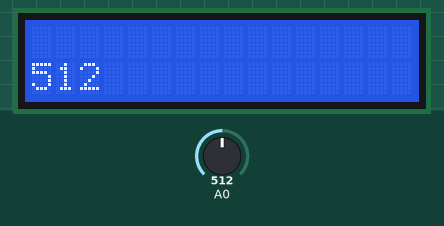
Recording of a sketch running on a simulated Arduino Uno, built with avr-gcc and run on an emulated ATmega328P. On the bench: 16×2 character LCD. The inputs (shaded band) are chosen by the test bench; at power-on: A0 = 512.

Above: at 1.2 s.
1.3 s: A0 set to 716
At 3.2 s:
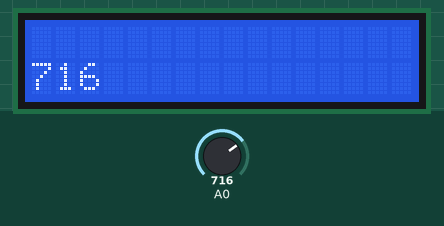
3.5 s: A0 set to 900
At 5.3 s:
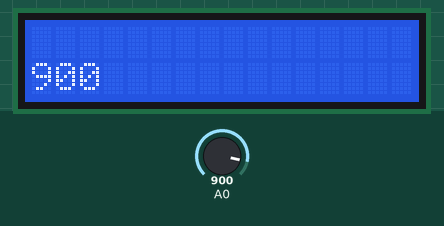
5.6 s: A0 set to 1023
At 7.6 s:
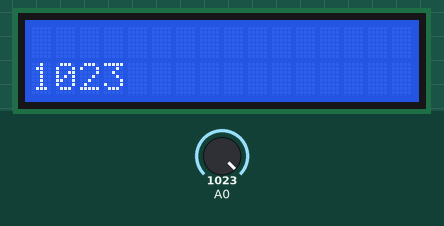
Timing chart, 0 to 9.1 s (numbered marks = the images above; inputs shaded):
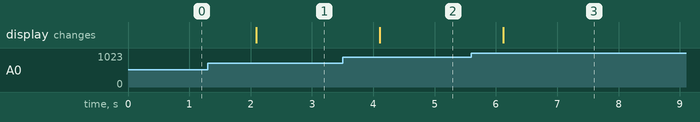

Measured:
- after the input at 1.3 s, the display: changes after 0.79 s (image 1)
- after the input at 3.5 s, the display: changes after 0.61 s (image 2)
- after the input at 5.6 s, the display: changes after 0.52 s (image 3)

The sketch:

ADC.ino
```cpp
/*To read the analog values and print it on the Serial monitor*/
#include <Wire.h>
#include <LiquidCrystal_I2C.h>

LiquidCrystal_I2C lcd(0x27, 16, 2);
void setup() // set the LCD address to 0x27 for a 16 chars and 2 line display
{
  // put your setup code here, to run once:
  lcd.init();
    lcd.backlight();
    lcd.clear();
    lcd.home();
    lcd.setCursor(0, 0);
    lcd.print("ADC");
}

void loop()
{
  // put your main code here, to run repeatedly:
  String adc_val;

  adc_val = String (analogRead(A0));

    lcd.clear();
    lcd.setCursor(0, 1);
    lcd.print(adc_val);

  delay(1000);
}
```
